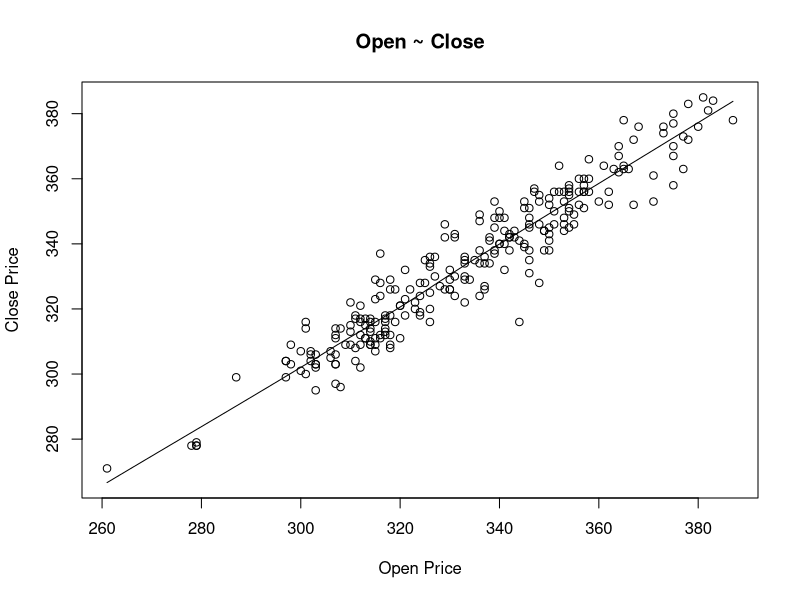
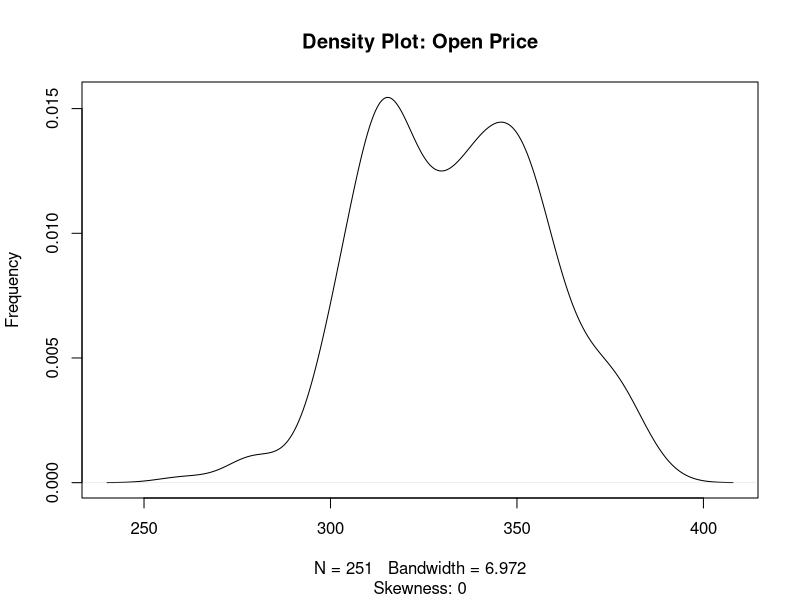
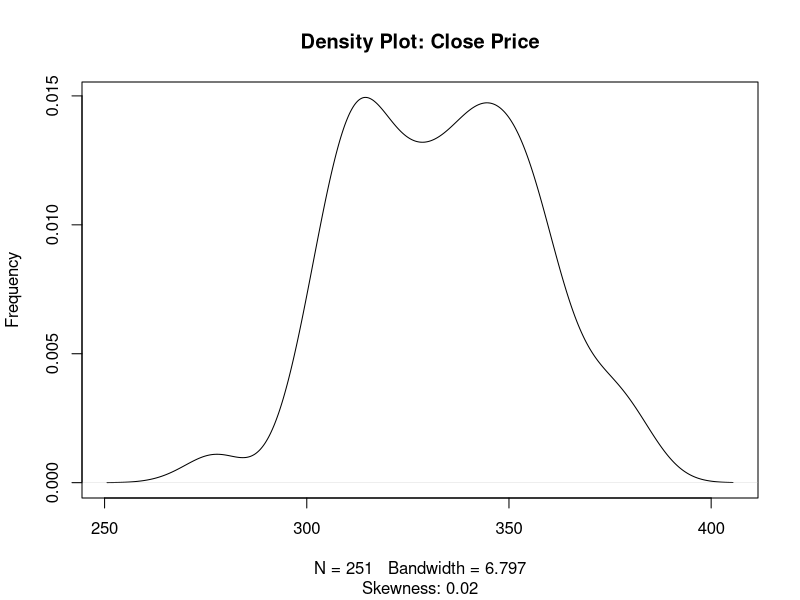

Generate these figures, in order, with R:
## ---- chunk 1
knitr::opts_chunk$set(root.dir = "~/Documents/SMUCDA/STATS5520/StatsProject/", echo = TRUE)
getwd()
## ---- chunk 2
#importing csv file into df
df = read.csv("tsla.csv")
head(df)
## ---- chunk 3

#data cleaning and preprocessing

df$Open = ceiling(as.numeric(as.character(df$Open)))

df$Close = ceiling(as.numeric(as.character(df$Close)))

head(df$Open)
head(df$Close)
## ---- chunk 4

#scatterplot shows the the closing price for every opening price of the TSLA stock
scatter.smooth(x=df$Open, y=df$Close, main="Open ~ Close", xlab = "Open Price", ylab = "Close Price") 

## ---- chunk 5
#Install this package if it isn't already done.
#We referred it from here:  https://CRAN.R-project.org/package=e1071
#install.packages("e1071")
library(e1071)

# density plot for 'Open Price'
plot(density(df$Open), main="Density Plot: Open Price", ylab="Frequency", sub=paste("Skewness:", round(e1071::skewness(df$Open), 2)))  
## ---- chunk 6
#Install this package if it isn't already done.
#We referred it from here:  https://CRAN.R-project.org/package=e1071
#install.packages("e1071")
library(e1071)

# density plot for 'Close Price'
plot(density(df$Close), main="Density Plot: Close Price", ylab="Frequency", sub=paste("Skewness:", round(e1071::skewness(df$Close), 2)))  
## ---- chunk 7
cor(df$Open, df$Close)
## ---- chunk 8
# building the linear regression model on the whole data
lmodel <- lm(Close ~ Open, data=df)  
print(lmodel)
## ---- chunk 9
#shows the summary statistics of the linear model - lmodel
summary(lmodel)
## ---- chunk 10
# Create Training and Test Sets
# Random sampling with seed
set.seed(100)  

# indices for training data
trainIndex <- sample(1:nrow(df), 0.8*nrow(df)) 

# model training data
trainingSet <- df[trainIndex, ]

# test data
testSet  <- df[-trainIndex, ] 
## ---- chunk 11
# building the model on the training set
lmod <- lm(Close ~ Open, data=trainingSet)  

# predict using the test set
closePred <- predict(lmod, testSet)

# summary statistics for lmod on training set
summary(lmod)
## ---- chunk 12
actuals_preds <- data.frame(cbind(actuals=testSet$Close, predicteds=closePred))
correlation_accuracy <- cor(actuals_preds)
print(correlation_accuracy)
## ---- chunk 13
head(actuals_preds)
## ---- chunk 14
# Referred from here: https://stats.stackexchange.com/questions/287143/meaning-of-min-max-accuracy-of-a-regression-model

min_max_accuracy <- mean(apply(actuals_preds, 1, min) / apply(actuals_preds, 1, max))
print(min_max_accuracy)
